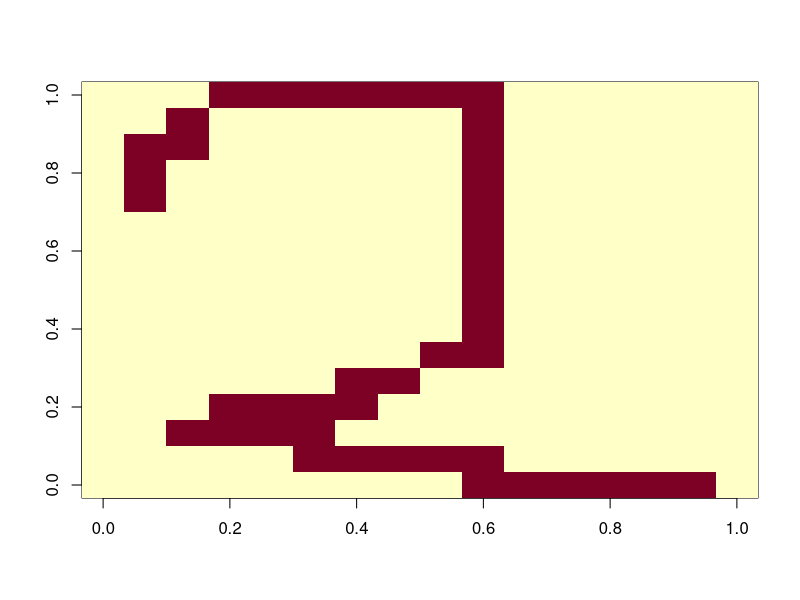

Write the R code that produced this figure.
library(e1071)
library(caret)

regressionCoefficients <- function(X,XLabels,lambda) {
  X = cbind(c(1),X)
  return(solve(t(X)%*%X+lambda*diag(ncol(X)))%*%t(X)%*%XLabels)
}

predictions <- function(testX,regressionCoefficients) {
  return(sum(regressionCoefficients[-1,] * testX) + regressionCoefficients[1,1])
}

lambdaIteration <- function(lambda,trainX,trainXLabels,testX,testXLabels) {
  print("#######################################################################################")
  print('For lambda:')
  print(lambda)
  
  regressionCoeff = regressionCoefficients(trainX,trainXLabels,lambda)
  
  predtrainX <- apply(trainX,1,predictions,regressionCoeff)
  predtestX <- apply(testX,1,predictions,regressionCoeff)
  
  print(predtestX[1])
  print(predtestX[10])
  print(predtestX[15])
  print(predtestX[100])
  print(predtestX[120])
  print(predtestX[200])
  
  mapPredtrainX <- ifelse(predtrainX>=mean(predtrainX), 5, 2)
  mapPredtestX <- ifelse(predtestX>=mean(predtestX), 5, 2)

  print("RESULTS FOR TRAINING DATA")
  print(confusionMatrix(factor(as.matrix(mapPredtrainX)),factor(trainXLabels)))
  print("RESULTS FOR TEST DATA")
  print(confusionMatrix(factor(as.matrix(mapPredtestX)),factor(testXLabels)))
  
}

driver <- function() {
  trainX = as.matrix(read.table('train2_5.txt'))
  trainXLabels = as.matrix(read.table('train2_5Labels.txt'))
  testX = as.matrix(read.table('test2_5.txt'))
  testXLabels = as.matrix(read.table('test2_5Labels.txt'))
  
  r = trainX[1,]   #first digit image, i.e., image in row 1
  im = matrix(r,nrow=16,byrow=TRUE)   #convert vector to image
  image(im[,ncol(im):1])    #view image

 lambda = as.matrix(c(0.001,1,1000,25))
  apply(lambda,1,lambdaIteration,trainX,trainXLabels,testX,testXLabels)

}

driver()
